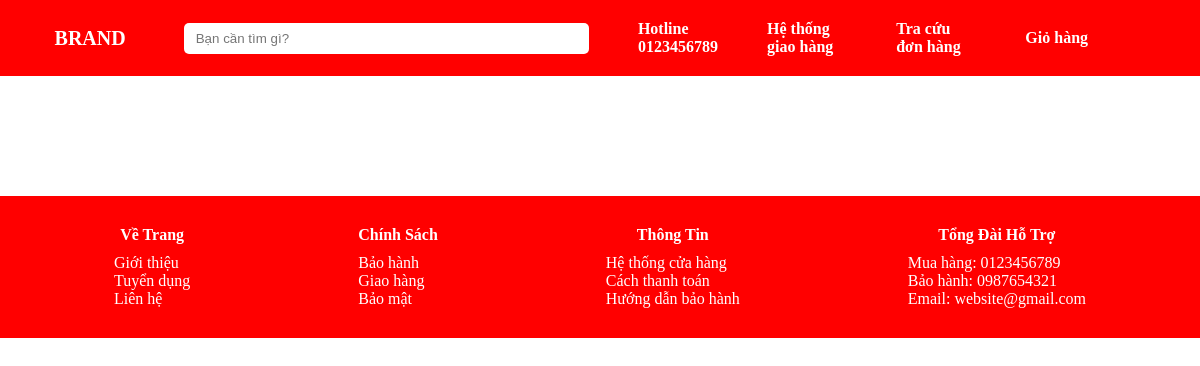
/, run on an earlier commit of the app's database.
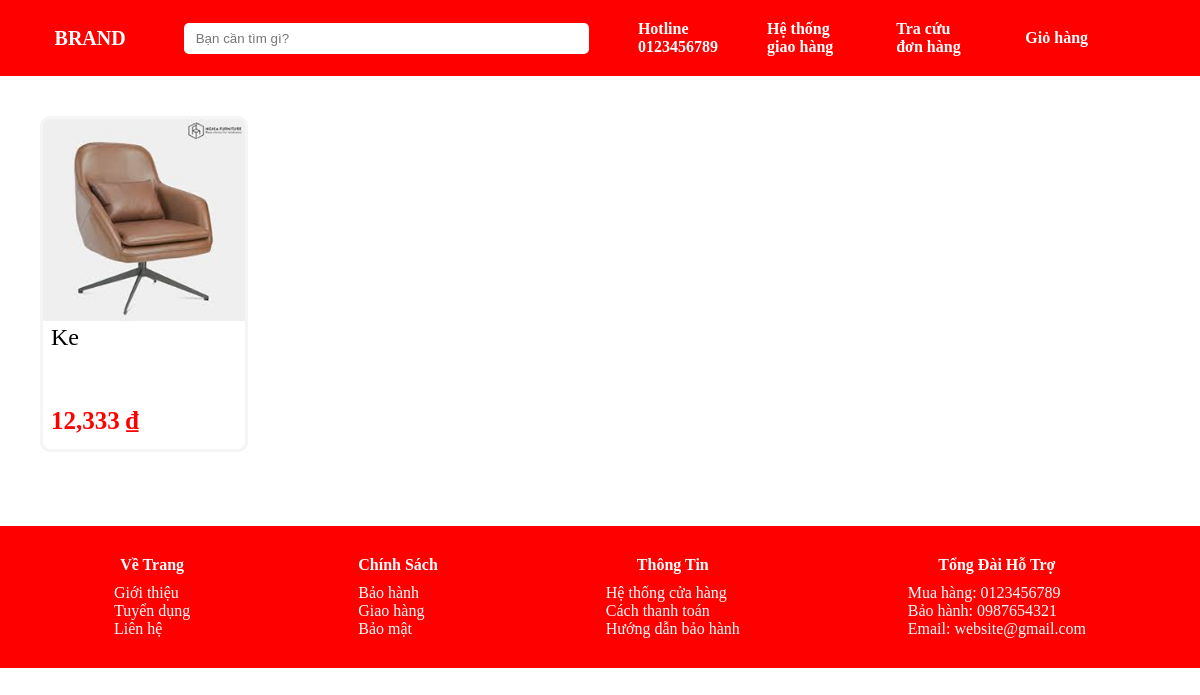
And on a later commit of the database.
### myapp/models.py (models this page shows, shortened)
class Keyboard(models.Model):
    Name= models.CharField(max_length=75)
    Image=models.ImageField(upload_to='images',default='bad_sign.png')
    Price= models.IntegerField(validators=[validators.MaxValueValidator(3000000),validators.MinValueValidator(1000)])
    Short_Description= models.TextField(max_length=300)
    Material=models.CharField(max_length=100)
    Place_of_Origin=models.CharField(max_length=100)
    Length= models.DecimalField(max_digits=4,decimal_places=2)
    Width= models.DecimalField(max_digits=4,decimal_places=2)
    Height= models.DecimalField(max_digits=4,decimal_places=2)
    class Meta:
        constraints=[
            models.UniqueConstraint(fields=['Name','Image'], name='unique keyboard')
        ]

### myapp/views.py (the view)
# urls.py: path('', views.shop_content, name ='shop_content'),
def shop_content(request):
    keyboards= Keyboard.objects.all()
    return render(request,'myapp/shop_content.html',{'kbs':keyboards})

### myapp/templates/myapp/shop_content.html (shortened to what this page needs)
{% extends 'myapp/shop_template.html' %}
{% load humanize %}
{% block content %}
<body class="shop_content">
    <div class="container">
        {% for kb in kbs %}
        <a class="item" href= "{% url "shop_detail" kb.id %}">
            <img src= "{{kb.Image.url}}" alt="không load">
            <div class="item-content">
                <p class="title">{{kb.Name}}</p>
                <p class="price">{{kb.Price|intcomma}} &#8363</p>
            </div>
        </a>
        {% endfor %}
    </div>
</body>
{% endblock %}

What changed in the data, as far as the page shows it:
added Keyboard: Image (picture), Name "ke", Price "12,333"
